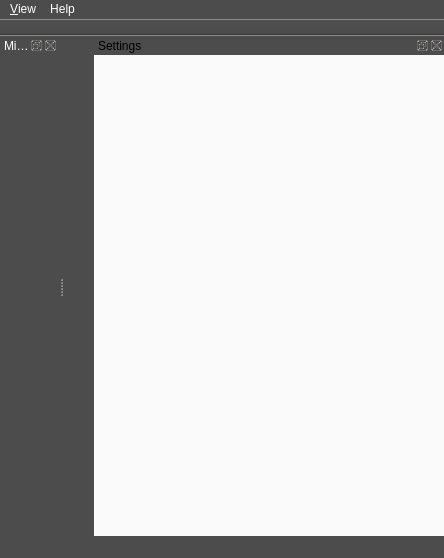
<?xml version="1.0" encoding="UTF-8"?>
<ui version="4.0">
 <class>MainWindow</class>
 <widget class="QMainWindow" name="MainWindow">
  <property name="geometry">
   <rect>
    <x>0</x>
    <y>0</y>
    <width>444</width>
    <height>553</height>
   </rect>
  </property>
  <property name="windowTitle">
   <string>CQUPT WMS</string>
  </property>
  <property name="windowIcon">
   <iconset resource="../res/resources.qrc">
    <normaloff>:/icons/CQUPT.ico</normaloff>:/icons/CQUPT.ico</iconset>
  </property>
  <property name="styleSheet">
   <string notr="true">background-color: rgb(76, 76, 76);
color: rgb(255, 255, 255);
</string>
  </property>
  <widget class="GraphicsWidget" name="graphicsWidget"/>
  <widget class="QMenuBar" name="menuBar">
   <property name="geometry">
    <rect>
     <x>0</x>
     <y>0</y>
     <width>444</width>
     <height>23</height>
    </rect>
   </property>
   <widget class="QMenu" name="viewMenu">
    <property name="title">
     <string>&amp;View</string>
    </property>
   </widget>
   <widget class="QMenu" name="helpMenu">
    <property name="title">
     <string>Help</string>
    </property>
    <addaction name="actionAbout"/>
   </widget>
   <addaction name="viewMenu"/>
   <addaction name="helpMenu"/>
  </widget>
  <widget class="QToolBar" name="mainToolBar">
   <property name="movable">
    <bool>false</bool>
   </property>
   <property name="floatable">
    <bool>false</bool>
   </property>
   <attribute name="toolBarArea">
    <enum>TopToolBarArea</enum>
   </attribute>
   <attribute name="toolBarBreak">
    <bool>false</bool>
   </attribute>
  </widget>
  <widget class="QStatusBar" name="statusBar"/>
  <widget class="QDockWidget" name="viewSettings_dw">
   <property name="minimumSize">
    <size>
     <width>350</width>
     <height>500</height>
    </size>
   </property>
   <property name="maximumSize">
    <size>
     <width>350</width>
     <height>1000</height>
    </size>
   </property>
   <property name="styleSheet">
    <string notr="true">background-color:rgb(250, 250, 250);
color: rgb(0, 0, 0);</string>
   </property>
   <property name="windowTitle">
    <string>Settings</string>
   </property>
   <attribute name="dockWidgetArea">
    <number>2</number>
   </attribute>
   <widget class="ViewSettingsWidget" name="viewSettings_w"/>
  </widget>
  <widget class="QDockWidget" name="minimap_dw">
   <property name="windowTitle">
    <string>Minimap</string>
   </property>
   <attribute name="dockWidgetArea">
    <number>1</number>
   </attribute>
   <widget class="MinimapView" name="minimap"/>
  </widget>
  <action name="actionAbout">
   <property name="text">
    <string>About</string>
   </property>
  </action>
  <action name="actionConfig">
   <property name="text">
    <string>Channel Config</string>
   </property>
  </action>
 </widget>
 <layoutdefault spacing="6" margin="11"/>
 <customwidgets>
  <customwidget>
   <class>ViewSettingsWidget</class>
   <extends>QWidget</extends>
   <header>ViewSettingsWidget.h</header>
   <container>1</container>
  </customwidget>
  <customwidget>
   <class>GraphicsWidget</class>
   <extends>QWidget</extends>
   <header>GraphicsWidget.h</header>
   <container>1</container>
  </customwidget>
  <customwidget>
   <class>MinimapView</class>
   <extends>QWidget</extends>
   <header>MinimapView.h</header>
   <container>1</container>
  </customwidget>
 </customwidgets>
 <resources>
  <include location="../res/resources.qrc"/>
 </resources>
 <connections/>
</ui>
